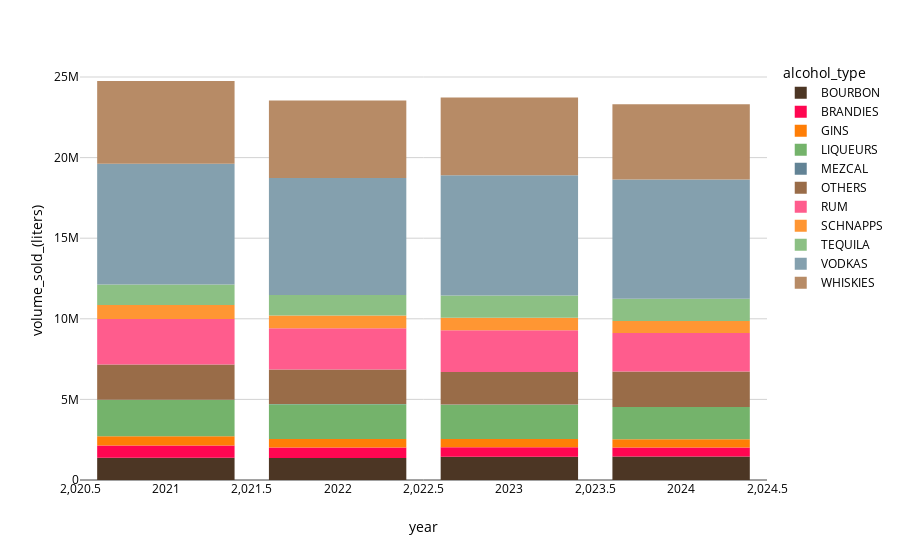

The notebook cell saved with this chart:
### Code cell
px.bar(data_yearly, x='year', y='volume_sold_(liters)', color= 'alcohol_type', template = iowa)

### Figure 1 — Plotly figure (JSON) as saved in the notebook; plotly's stock layout.template omitted (floating-point values rounded to 4 significant figures)
{"data": [{"alignmentgroup": "True", "hovertemplate": "alcohol_type=BOURBON<br>year=%{x}<br>volume_sold_(liters)=%{y}<extra></extra>", "legendgroup": "BOURBON", "marker": {"color": "#4c3624", "pattern": {"shape": ""}}, "name": "BOURBON", "offsetgroup": "BOURBON", "orientation": "v", "showlegend": true, "textposition": "auto", "type": "bar", "x": [2021, 2022, 2023, 2024], "xaxis": "x", "y": [1388000.0, 1369000.0, 1435000.0, 1461000.0], "yaxis": "y"}, {"alignmentgroup": "True", "hovertemplate": "alcohol_type=BRANDIES<br>year=%{x}<br>volume_sold_(liters)=%{y}<extra></extra>", "legendgroup": "BRANDIES", "marker": {"color": "#ff0651", "pattern": {"shape": ""}}, "name": "BRANDIES", "offsetgroup": "BRANDIES", "orientation": "v", "showlegend": true, "textposition": "auto", "type": "bar", "x": [2021, 2022, 2023, 2024], "xaxis": "x", "y": [747900.0, 645200.0, 590300.0, 555300.0], "yaxis": "y"}, {"alignmentgroup": "True", "hovertemplate": "alcohol_type=GINS<br>year=%{x}<br>volume_sold_(liters)=%{y}<extra></extra>", "legendgroup": "GINS", "marker": {"color": "#ff7e06", "pattern": {"shape": ""}}, "name": "GINS", "offsetgroup": "GINS", "orientation": "v", "showlegend": true, "textposition": "auto", "type": "bar", "x": [2021, 2022, 2023, 2024], "xaxis": "x", "y": [584400.0, 529500.0, 523600.0, 506800.0], "yaxis": "y"}, {"alignmentgroup": "True", "hovertemplate": "alcohol_type=LIQUEURS<br>year=%{x}<br>volume_sold_(liters)=%{y}<extra></extra>", "legendgroup": "LIQUEURS", "marker": {"color": "#74B36B", "pattern": {"shape": ""}}, "name": "LIQUEURS", "offsetgroup": "LIQUEURS", "orientation": "v", "showlegend": true, "textposition": "auto", "type": "bar", "x": [2021, 2022, 2023, 2024], "xaxis": "x", "y": [2242000.0, 2161000.0, 2118000.0, 2001000.0], "yaxis": "y"}, {"alignmentgroup": "True", "hovertemplate": "alcohol_type=MEZCAL<br>year=%{x}<br>volume_sold_(liters)=%{y}<extra></extra>", "legendgroup": "MEZCAL", "marker": {"color": "#628395", "pattern": {"shape": ""}}, "name": "MEZCAL", "offsetgroup": "MEZCAL", "orientation": "v", "showlegend": true, "textposition": "auto", "type": "bar", "x": [2021, 2022, 2023, 2024], "xaxis": "x", "y": [9976.0, 11540.0, 11670.0, 10930.0], "yaxis": "y"}, {"alignmentgroup": "True", "hovertemplate": "alcohol_type=OTHERS<br>year=%{x}<br>volume_sold_(liters)=%{y}<extra></extra>", "legendgroup": "OTHERS", "marker": {"color": "#996C48", "pattern": {"shape": ""}}, "name": "OTHERS", "offsetgroup": "OTHERS", "orientation": "v", "showlegend": true, "textposition": "auto", "type": "bar", "x": [2021, 2022, 2023, 2024], "xaxis": "x", "y": [2197000.0, 2144000.0, 2022000.0, 2196000.0], "yaxis": "y"}, {"alignmentgroup": "True", "hovertemplate": "alcohol_type=RUM<br>year=%{x}<br>volume_sold_(liters)=%{y}<extra></extra>", "legendgroup": "RUM", "marker": {"color": "#FF5C8D", "pattern": {"shape": ""}}, "name": "RUM", "offsetgroup": "RUM", "orientation": "v", "showlegend": true, "textposition": "auto", "type": "bar", "x": [2021, 2022, 2023, 2024], "xaxis": "x", "y": [2819000.0, 2547000.0, 2585000.0, 2387000.0], "yaxis": "y"}, {"alignmentgroup": "True", "hovertemplate": "alcohol_type=SCHNAPPS<br>year=%{x}<br>volume_sold_(liters)=%{y}<extra></extra>", "legendgroup": "SCHNAPPS", "marker": {"color": "#FF9633", "pattern": {"shape": ""}}, "name": "SCHNAPPS", "offsetgroup": "SCHNAPPS", "orientation": "v", "showlegend": true, "textposition": "auto", "type": "bar", "x": [2021, 2022, 2023, 2024], "xaxis": "x", "y": [875188, 801000.0, 775900.0, 739200.0], "yaxis": "y"}, {"alignmentgroup": "True", "hovertemplate": "alcohol_type=TEQUILA<br>year=%{x}<br>volume_sold_(liters)=%{y}<extra></extra>", "legendgroup": "TEQUILA", "marker": {"color": "#8CC084", "pattern": {"shape": ""}}, "name": "TEQUILA", "offsetgroup": "TEQUILA", "orientation": "v", "showlegend": true, "textposition": "auto", "type": "bar", "x": [2021, 2022, 2023, 2024], "xaxis": "x", "y": [1257000.0, 1275000.0, 1378000.0, 1389000.0], "yaxis": "y"}, {"alignmentgroup": "True", "hovertemplate": "alcohol_type=VODKAS<br>year=%{x}<br>volume_sold_(liters)=%{y}<extra></extra>", "legendgroup": "VODKAS", "marker": {"color": "#84A0AE", "pattern": {"shape": ""}}, "name": "VODKAS", "offsetgroup": "VODKAS", "orientation": "v", "showlegend": true, "textposition": "auto", "type": "bar", "x": [2021, 2022, 2023, 2024], "xaxis": "x", "y": [7492000.0, 7246000.0, 7460000.0, 7395000.0], "yaxis": "y"}, {"alignmentgroup": "True", "hovertemplate": "alcohol_type=WHISKIES<br>year=%{x}<br>volume_sold_(liters)=%{y}<extra></extra>", "legendgroup": "WHISKIES", "marker": {"color": "#B78B66", "pattern": {"shape": ""}}, "name": "WHISKIES", "offsetgroup": "WHISKIES", "orientation": "v", "showlegend": true, "textposition": "auto", "type": "bar", "x": [2021, 2022, 2023, 2024], "xaxis": "x", "y": [5139000.0, 4819000.0, 4825000.0, 4665000.0], "yaxis": "y"}], "layout": {"barmode": "relative", "legend": {"title": {"text": "alcohol_type"}, "tracegroupgap": 0}, "margin": {"t": 60}, "xaxis": {"anchor": "y", "domain": [0, 1], "title": {"text": "year"}}, "yaxis": {"anchor": "x", "domain": [0, 1], "title": {"text": "volume_sold_(liters)"}}}}
